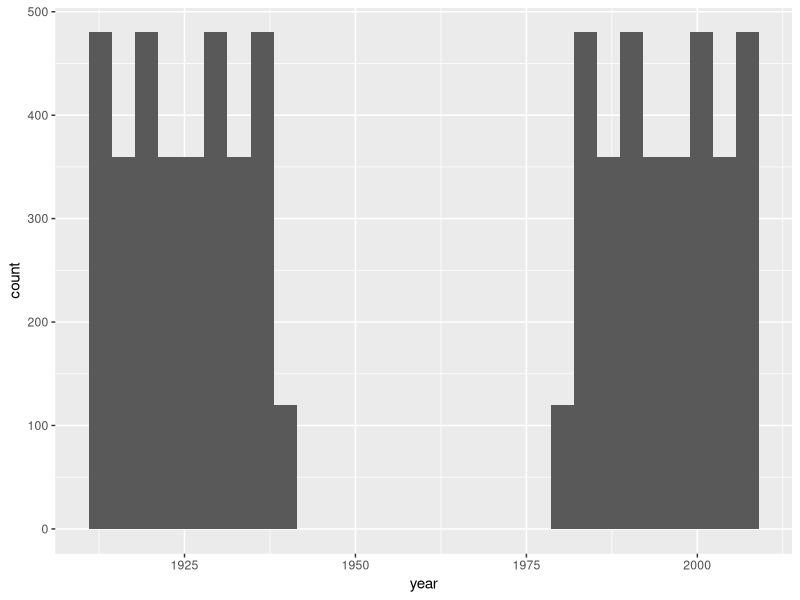
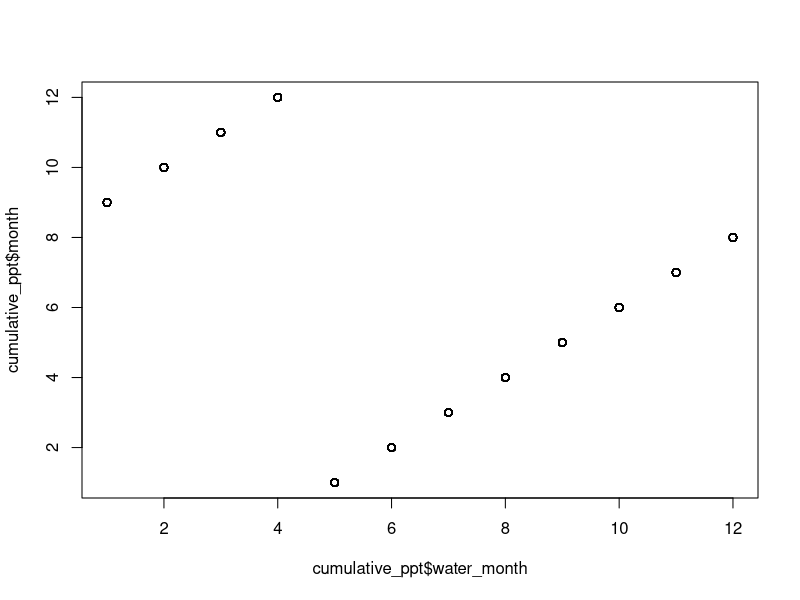
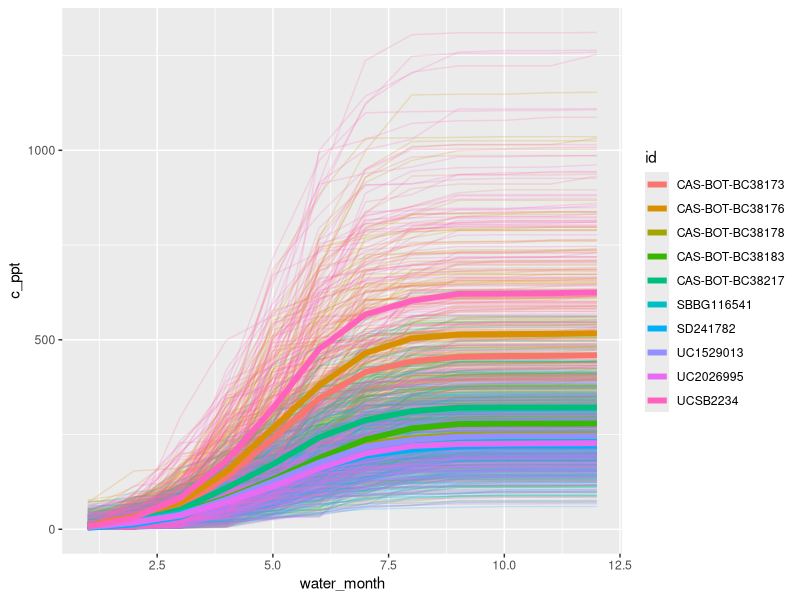
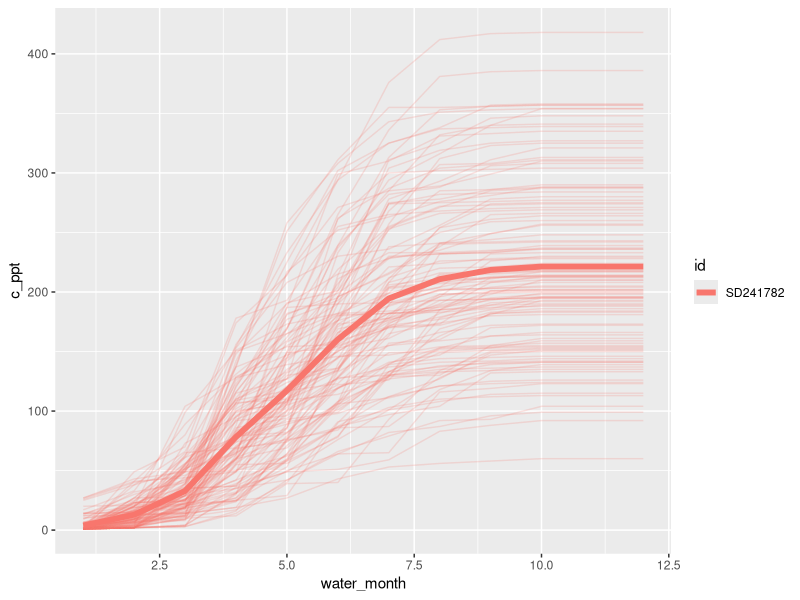

The R script that drew these images, in order:
# Examples of dplyr functions for manipulating data 
# Megan Bontrager
# 5 May 2020

# See this cheatsheet for more info:
# https://github.com/rstudio/cheatsheets/raw/master/data-transformation.pdf

library(tidyverse)

# This example is with climate NA data, flint BCM script makes data tall already
# Steps are being done separately so you can look at intermediate files, but normally I would combine most of the steps into one chunk with pipes %>% (example given later)



# Pipes ----

# Pipes %>% are a different way of combining functions
# One way of applying 2 functions to a dataframe is like this:
# new_dataframe = function2(function1(old_dataframe, function1arguments), function2arguments)

# Alternaitvely:
# new_dataframe = old_dataframe %>% 
#   function1(arguments) %>% 
#   function2(arguments)

# Functions be arranged horizontally, but stacked is preferred
# new_dataframe = old_dataframe %>% function1(arguments) %>% function2(arguments)

# If you don't specify a new dataframe, the result will print to your console, but not be stored in your environment for future operations.
# You'll notice I do this in some examples so you can just see the head of the output

# When using pipes, you no longer specify dataframes in subsequent lines
# Like this:
# new_dataframe = old_dataframe %>% 
#   function1(column_name)
# Not this:
# new_dataframe = old_dataframe %>% 
#   function1(old_dataframe$column_name)

# Tidyverse functions generally don't require specifying dataframes with a $, and instead, the dataframe is the first argument, with the column separated by a comma
# new_dataframe = function1(old_dataframe, column_name)



# Read in data
wide_data = read_csv("data/climatena_input_1901-2013AMT.csv")

# This data has one row per combination of specimen and year, and columns for each of four variables in 12 months (month is the number in the variable name)
wide_data

table(wide_data$ID1)
names(wide_data)



# Pivot longer----
# Makes wide data tall

tall_data = wide_data %>% 
  pivot_longer(
    # Specify wwhich columns are being made taller (or which should not be)
    # Could list which columns shouldn't be made taller (i.e., the id columns):
    # cols = -c(Year, ID1, Latitude, Longitude, Elevation), 
    # Alternatively, can list which should be combined into one tall column.
    # Here I'm using the matches argument since there are 12*4 columns involved, too many to type out.
    # vertical bars mean "or"
    cols = matches("Tmax|Tmin|Tave|PPT"), 
    # specify the name of the new column with all these column names stacked up
    names_to = "variable",
    # specify name of values column where the cell contents are going
    values_to = "value"
    )
  
# Now we have a tall data frame that has a variable column, with all four varables in it:
tall_data



# Separate ----
# Splits a column into two or more

# It would be better to have month in a separate column from the variable type (i.e. PPT, 7 instead of PPT07):

split_month = tall_data %>% 
  # Separate splits a single column into 2+ columns
  # Can specify separating character (i.e., -, _) or the position to separate at, which is what I've done here
  # Convert means it will try to convert to the most logical column type
  separate(variable, -2, into = c("variable", "month"), convert = TRUE) # convert changes the number to an int, default is to a character
split_month
# Now variable and month are in separate columns


# Pivot wider ---- 
# Make tall data wide

# We would rather have one column for each climate variable type instead of all the climate variable types stacked into a single column
vars_columns = split_month %>% 
  pivot_wider(
    # Specify id columns that shouldn't be spread
    id_cols = c(Year, ID1, Latitude, Longitude, Elevation, month), 
    # Specify where new column names should come from
    names_from = variable, 
    # Specify where values should come from
    values_from = value)

vars_columns

# That's looking pretty useable
# For each site in a given year and month, we have four climate variables

# Compare to what we started with:
wide_data
vars_columns
# Much better



# Select ----
# Choose, reorder, rename columns

# Maybe we'd rather have year next to month when we look at the data
# Also, I like simpler names than some of these columns have now

data_reordered = vars_columns %>% 
  # With select, you can:  
  # choose a subset of columns in a frame
  # reorder columns (I did this, specified the first five and then everything else. If I left off everything it would pick only the columns specified by name)
  # rename columns (which I also did here, but could have included old names with out "=" if I just wanted to keep the name)
  # If you just wanted to rename columns, without dropping any or changing order, can use rename()
  # Helpful tricks: can use starts_with(), everything() etc.
  select(id = ID1, lat = Latitude, long = Longitude, elev = Elevation, year = Year, everything())
data_reordered

# If you want to drop a column, you just use "-"
# Eg. drop geographic info
no_geo = data_reordered %>% 
  select(-elev, -lat, -long)
no_geo
# Drop temperature columns
no_temp = data_reordered %>% 
  select(-starts_with("T"))
no_temp


# "Pull" selects a single column and makes it a vector rather than a data frame

lat = data_reordered %>% pull(lat)


# Put them all together ----

# All the major steps above can be consolidated into one chunk. This is usually the code format I'd end up with, though I might write it in steps while troubleshooting.

wide_data = read_csv("data/climatena_input_1901-2013AMT.csv") %>% 
  pivot_longer(
    cols = matches("Tmax|Tmin|Tave|PPT"), 
    names_to = "variable",
    values_to = "value"
  ) %>% 
  separate(variable, -2, into = c("variable", "month"), convert = TRUE) %>% 
  pivot_wider(
    id_cols = c(Year, ID1, Latitude, Longitude, Elevation, month), 
    names_from = variable, 
    values_from = value) %>% 
  select(id = ID1, lat = Latitude, long = Longitude, elev = Elevation, year = Year, everything())
data_reordered



# Distinct ----
# Keep unique combinations

# If we needed to just make a small table of the sites and their geographic info from this dataframe:
# (You'd probably already have this from before you extracted climate, but just for example's sake)

site_table = data_reordered %>% 
  # Select columns of interest
  select(id, lat, long, elev) %>% 
  # Keep only distinct combinations of these columns
  distinct() #  can use to check for duplicates (I.E. upgraded Unique)
site_table

# Now, some examples of summarizing and subsetting this data. 



# Filter ----
# Remove rows from a dataframe based on a condition

recent_clim = data_reordered %>% 
  filter(year > 1980)
# Notice how much smaller this dataframe is
dim(data_reordered)
dim(recent_clim)
summary(data_reordered$year)
summary(recent_clim$year)

# You can also include multiple conditions separated by & or |
clim_8010 = data_reordered %>% 
  filter(year > 1980 & year <= 2010)

# Other flavors of filter:
# Year matches a certain value
example = data_reordered %>% 
  filter(year == 2010)
example

# All years except a certain value
example = data_reordered %>% 
  filter(year != 2010)
example

# Can filter to only rows with ids in a vector of possible values 
example = data_reordered %>% 
  filter(id %in% c("SD241782", "UC1529013"))
example
# Can use any vector in the above, eg., a column from another dataframe

# Can omit rows with ids in a vector of possible values 
example = data_reordered %>% 
  filter(!(id %in% c("SD241782", "UC1529013")))
example

# Vertical bar means "or"
example = data_reordered %>% 
  filter((year > 1980 & year < 2010) | (year > 1910 & year < 1940))
example

# Note you can wrap these piped chunks in plot code (but I usually don't except during data exploration or for testing)
ggplot(data = data_reordered %>% 
  filter(year > 1980 & year < 2010 | year > 1910 & year < 1940)) +
  geom_histogram(aes(x = year))

# Other useful filter operators: is.na(column), !is.na(), <=, >=



# Arrange ----
# Sorts rows
# Useful for quickly looking at which rows contain outliers, etc.

# Quick look at which sites/years/months were wettest:
data_reordered %>% arrange(-PPT)



# Count ----

# Count is kind of like table and returns counts for each unique combination of the specified variables
data_reordered %>% count(id)
data_reordered %>% count(id, year)



# Group by, mutate, summarize ----

# group_by is SUPER useful. It creates invisible group structure in your dataframe, and all subsequent functions are applied within those groups, until you change the grouping structure or ungroup.
# For a list of summary functions, see cheatsheet
# You can also use custom functions

clim_8010 %>% group_by(id)
# If you use group_by alone (which you wouldn't normally do), the only indication you'll see is text indicating how many groups you have near the top of the printout in the console

# You can specify multiple grouping factors
clim_8010 %>% group_by(id, month)

# group_by is usually used with nutate or summarize.
# mutate calculates within groups, but adds a column and doesn't drop rows. 
# summarize calculates within groups and retains only one row per group

# First, use mutate to calculate summed PPT at each site (across 30 years!)
clim1 = clim_8010 %>% 
  group_by(id) %>% 
  mutate(total_ppt = sum(PPT))
dim(clim1)
clim1
# See the new column?
table(clim1$total_ppt, clim1$id)
# Each site has one value for total ppt, but this is repeated in each of 360 rows

# In contrast, summarize:
clim2 = clim_8010 %>% 
  group_by(id) %>% 
  summarise(total_ppt = sum(PPT))
dim(clim2)
clim2
table(clim2$total_ppt, clim2$id)
# The only columns retained are the grouping variables and the calculated variables, and there is just one row per group

# If you want to retain other columns with summarize, you'll need to add them to the group_by line
# Keep an eye on your row numbers, if they increase when you add grouping variables, make sure that makes sense
# For example, here that might indicate a typo, since each id should have only one location
clim3 = clim_8010 %>% 
  group_by(id, lat, long, elev) %>% 
  summarise(total_ppt = sum(PPT))
clim3

# You can summarize multiple variables at once
clim4 = clim_8010 %>% 
  group_by(id, lat, long, elev) %>% 
  summarise(total_ppt = sum(PPT), 
            mean_temp = mean(Tave), 
            max_ppt = max(PPT))
clim4

# Same with mutate()
clim5 = clim_8010 %>% 
  group_by(id, lat, long, elev) %>% 
  mutate(total_ppt = sum(PPT), 
         mean_temp = mean(Tave), 
         max_ppt = max(PPT))
clim5

# mutate can be used with if_else
clim6 = clim_8010 %>% 
  group_by(id, lat, long, elev) %>% 
  mutate(pre1990 = if_else(year<1990, "yes", "no"))
clim6 %>% sample_n(10)
# I use sample n here to show 10 random rows, rather than the first 10, to check how a variety of years were coded

# Can also skip the if_else and just populate with true/false based on a condition
clim7 = clim_8010 %>% 
  group_by(id, lat, long, elev) %>% 
  mutate(pre1990 = year < 1990)
clim7 %>% sample_n(10)

# transmute is like mutate but drops all columns except the grouping columns and the new one
# I have never really encountered circumstances where I need to use transmute. 
clim_8010 %>% 
  group_by(id, lat, long, elev) %>% 
  transmute(total_ppt = sum(PPT))

# You can also get fancy with summarize _all, _if, _at (and mutate _all, _if, _at)

# summarize_all calculates summary functions for all non-grouping variables
# So here, we're calculating monthly means across the 30 years
# Month and year columns are no longer really useful, but illustrate what is happening
clim_8010 %>% 
  group_by(id, lat, long, elev) %>% 
  summarize_all(.funs = mean) 

# summarize_at calculates summary functions for specified variables
clim_8010 %>% 
  group_by(id, lat, long, elev) %>% 
  summarize_at(.funs = mean, vars(Tave, PPT))
clim_8010 %>% 
  group_by(id, lat, long, elev) %>% 
  # calculates summary for specified variables
  summarize_at(.funs = mean, vars(starts_with("T")))

# summarize_if calculates summary on certain column types
clim_8010 %>% 
  group_by(id, lat, long, elev) %>% 
  # calculates summary for specified variables
  summarize_if(.funs = mean, is.numeric)

  
  
  
# Cumulative functions ----

# A bit random and sloppy.

# Mutate can also be used with cumulative functions. This can be useful if you are looking at things like growing degree days, cumulative germination, etc. You need to pay attention to row order when using cumulative functions.
# Example: look at precipitation accumulation beginning in september of each year
# Will build up code so you can see the process
cumulative_ppt = data_reordered %>% 
  # First need to adjust months to make it easy to call september first month
  mutate(water_month = ifelse(month >= 9, month - 8, month + 4))
# Did that work? take a look
table(cumulative_ppt$water_month)
plot(cumulative_ppt$water_month, cumulative_ppt$month)

cumulative_ppt = data_reordered %>% 
  # First need to adjust months to make it easy to call september first month
  mutate(water_month = ifelse(month >= 9, month - 8, month + 4)) %>% 
  # Arrange by id, year, water month
  arrange(id, year, water_month)
cumulative_ppt

cumulative_ppt = data_reordered %>% 
  # First need to adjust months to make it easy to call september first month
  mutate(water_month = ifelse(month >= 9, month - 8, month + 4)) %>% 
  # Arrange by id, year, water month
  arrange(id, year, water_month) %>% 
  # Now want to group by site and year
  group_by(id, year) %>% 
  # And calculate cumulative ppt
  mutate(c_ppt = cumsum(PPT), 
         # Need to make a grouping variable if we want to plot lines individually (should be a way around this in the plot code?)
         gr = str_c(id, year))

# Filter to the month in each year where 100 mm of rain has accumulated, calculate mean month 
cumulative_ppt %>% 
  filter(c_ppt > 100) %>% 
  group_by(id, year) %>% 
  summarize(first_month = min(water_month)) %>% 
  group_by(id) %>% 
  summarise(mean_month = mean(first_month)) %>% 
  arrange(mean_month)
# Sept = 1, so dec = 4. almost 1.5 months different, on average between early and late sites
# Not sure this is actually how I'd look at inter-annual variation, just an example of how these functions work!

# Can also plot cumulative values (think lines for each year, thick lines for means)
ggplot() +
  geom_line(data = cumulative_ppt, aes(x = water_month, y = c_ppt, color = id, group = gr), alpha = 0.2)  +
  stat_summary(data = cumulative_ppt, geom = "line", aes(x = water_month, y = c_ppt, color = id), size = 2) 
# Chaotic plot, but just an example

# Can use filter in plot code
ggplot() +
  geom_line(data = filter(cumulative_ppt, id == "SD241782"), aes(x = water_month, y = c_ppt, color = id, group = gr), alpha = 0.2)  +
  stat_summary(data = filter(cumulative_ppt, id == "SD241782"), geom = "line", aes(x = water_month, y = c_ppt, color = id), size = 2) 

